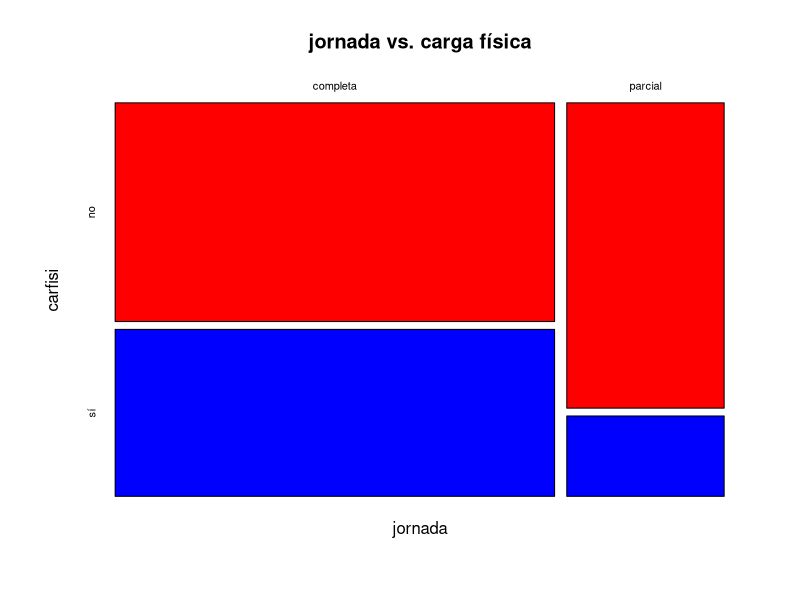
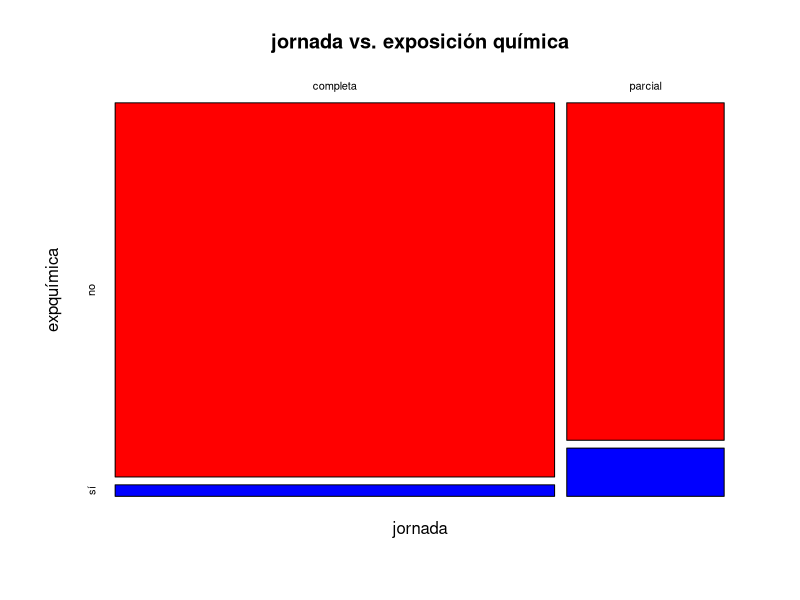

The R source for these figures, in order:
##' # Análisis de variables categóricas con R 
##' [Francisco García García](http://bioinfo.cipf.es/ "webpage of department") _(2014-17-12)_  
##'
##' 
##' 
##' ----------------------------------------------------------------------------

##' ### 0. Introducción 
##' ### 1. Tablas de contingencia
##' ### 2. Prueba chi-cuadrado
##' ### 3. Ejercicios
##' ### 4. Bibliografía y enlaces de interés
##' ----------------------------------------------------------------------------

##'<br />
##'<br />
##'<br />
  

##' ## 0. Introducción 
##' Para conocer la relación entre dos variables categóricas utilizaremos:
##' - **Tablas de contingencia** para describir esta relación a nivel muestral.
##' - **Test de chi-cuadrado** para hacer inferencia sobre la relación entre ambas variables.  
##' 
##'<br />
##'<br />
##'
##' ## 1. Tablas de contingencia
##' 
##' Comenzamos leyendo la base de datos **riesgos**:
datos <- read.csv("riesgos.csv", header = T, sep = "\t")
##' Echamos un vistazo a la estructura de los datos:
str(datos)
head(datos)
tail(datos)
##' Con la función **attach** hacemos accesible la base de datos seleccionada:
attach(datos) 
##' Describimos cada una de las variables categóricas: **jornada**, **carfisi** y **expquímica**:
table(jornada)
table(carfisi)
table(expquímica)
##' Nos interesa describir la relación entre **jornada** y cada uno de los dos riesgos mencionados anteriormente. 
##' Utilizaremos el comando **table** para dos variables que nos proporciona una **tabla de contingencia**:
tabla1 <- table(jornada,carfisi)
tabla1
##' También nos gustaría visualizar esta relación: 
plot(tabla1, col = c("red", "blue"), main = "jornada vs. carga física")
tabla2 <- table(jornada, expquímica)
tabla2
plot(tabla2, col = c("red", "blue"), main = "jornada vs. exposición química")
##'  A partir de los datos que nos ofrece la muestra, ¿crees que hay una relación entre el tipo de **jornada** y estar expuesto a **carga física**? 
##'  ¿Qué opinas de la relación entre el tipo de **jornada** y  **exposición química**?
##'<br />
##'<br />
##' 
##' ## 2. Prueba chi-cuadrado 
##' ### 2.1. Independencia de dos variables categóricas.
##' En el apartado anterior detectamos que parece existir una relación entre ambas variables. Las personas con jornada completa tienen
##' una mayor exposición a carga física y menor exposición química que las personas con jornada parcial. 
##' 
##' ¿Estas diferencias serán estadísticamente significativas? Utilizaremos la prueba de **chi-cuadrado**:
chisq.test(tabla1)
chisq.test(tabla2)
##' Con un nivel de significación de 0.05, no podríamos rechazar en ninguno de los dos escenarios la hipótesis nula, 
##' luego consideraremos que hay independencia entre ambas variables, es decir, el tipo de contrato no está asociado a una
##' mayor exposición química o carga física.
##' 
##' ### 2.2. Contraste de homogeneidad de proporciones.
##' Si queremos comparar dos proporciones poblaciones, es posible el tes de comparar proporciones basado en los procedimiento **z**. 
##' ¿Y si disponemos de más de 2 proporciones? Para esta situación, también es posible utilizar el test de chi-cuadrado. Lo vemos con un ejemplo:
##' 
##' Queremos comparar si las proporciones de presencia de **carga física** en tres poblaciones de trabajadores (A, B, C) son iguales 
##' o diferentes.  Para ello, se seleccionaron 3 muestras aleatorias, cada una correspondiente a estas poblaciones. Se obtuvieron 
##' los siguiente resultados:
##' - Población A:  400 personas manifestaron **carga física** de un total de 1380.
##' - Población B:  416 personas manifestaron **carga física** de un total de 1823.
##' - Población A:  188 personas manifestaron **carga física** de un total de 1168.
##' 
##' Calculamos las proporciones de personas con **carga física** en cada uno de los grupos:
400/1780
416/2239
188/1356
##' ¿Observamos diferencias entre las proporcionales a nivel muestral?
##' 
##' Comprobaremos si esas diferencias son estadísticamente significativas utilizando el test de chi-cuadrado. El primer paso
##' será generar una  tabla de contingencia:
fila1 <- c(400,1380)
fila2 <- c(416,1823)
fila3 <- c(188,1168)
tabla=rbind(fila1,fila2,fila3)
colnames(tabla) <- c("con carfisica", "sin carfisica")
tabla  
##' Resolvemos el contraste en R:
resultados <- chisq.test(tabla)
names(resultados)
resultados$observed
resultados$expected
resultados
##' Interpreta los resultados obtenidos:
##' - ¿Cuál es el estadístico de contraste?, ¿cómo se calcula?, ¿cuál sería el rango del estadístico chi-cuadrado?
##' - ¿Qué p-valor obtenemos? 
##' - En el contexto del problema, ¿cómo interpretaríamos los resultados obtenidos en el test estadístico?
##' 
##'<br />
##'<br />
##'
##' ## 3. Ejercicios
##' 
##' En la base de datos **estres.csv** se incluye información sobre los niveles de estrés de un grupo de trabajadores, así
##' como otras variables de interés.
##' 
##' Realiza las siguientes actividades en R:
##' - **A**. Lee la base de datos _estres_,  examina la estructura de los datos (_str_) y utiliza la función _attach_ 
##' para hacerla accesible y trabajar más cómodamente con sus variables. ¿Qué variables son _factor_? ¿Y qué variables son _integer_?
##' - **B**. Describe la relación entre las variables **jornada** y **genero** utilizando una **tabla de contingencia** y un gráfico.
##' ¿Se observa una relación de dependencia entre ambas?.
##'  Aplica el test de chi-cuadrado para valorar si esta relación es estadísticamente significativa.
##'<br />
##'<br />
##'
##' ## 4. Bibliografía y enlaces de interés:
##' 
##' - [David S. Moore. Estadística aplicada básica. Editorial Antoni Bosch.]  (http://www.antonibosch.com/system/downloads/487/original/EC-MOORE2_Contenido.pdf?1358332517)  Manual de Estadística Básica.
##' 

##' - [Quick-R] (http://www.statmethods.net/)   Web con recursos para trabajar con R.
##'

##' - [r-tutor] (http://www.r-tutor.com/)  An R Introduction to Statistics.
##'

##' ----------------------------------------------------------------------------
